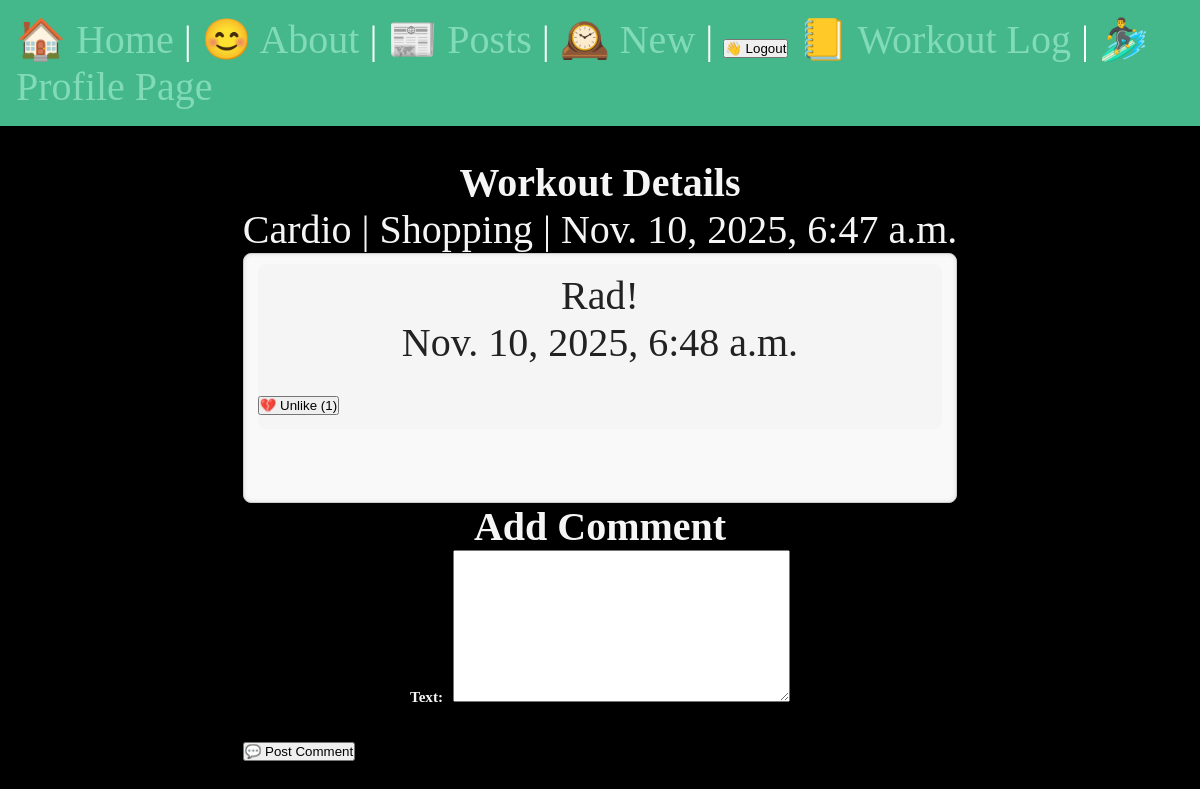
Page /fitness/cardio/4/ (signed in) on the committed database.
### fitness/models.py (models this page shows, shortened)
class Workout(models.Model):
    date = models.DateTimeField(auto_now_add = True)
    user = models.ForeignKey(User, on_delete=models.CASCADE)  # owner, CASCADE means workouts are deleted if user is deleted
    class Meta: # Makes Workout an Abstract Base Class
        abstract = True

class Cardio(Workout):
    activity = models.CharField(max_length = 75)
    duration = models.FloatField(default = 60)
    @property
    def workout_type(self):
        return 'cardio'

class Comment(models.Model):
    user = models.ForeignKey('auth.User', on_delete=models.CASCADE)
    text = models.TextField()
    created_at = models.DateTimeField(auto_now_add=True)
    content_type = models.ForeignKey(ContentType, on_delete=models.CASCADE)
    object_id = models.PositiveIntegerField()
    workout = GenericForeignKey('content_type', 'object_id')

### fitness/views.py (the view)
# urls.py: path('<str:workout_type>/<int:workout_id>/', views.add_comment,
@login_required(login_url = "/user/login/")
def add_comment(request, workout_type, workout_id):
    if workout_type == 'cardio':
        model = Cardio
    elif workout_type == 'gym':
        model = Gym
    else:
        return redirect('fitness:workout_log')#invalid workout
    workout = get_object_or_404(model, pk = workout_id) #pk = "Primary Key" (fetch the row in model whose primary key equals workout_id)
    ct = ContentType.objects.get_for_model(workout)
    like_count = Like.objects.filter(content_type = ct, object_id = workout.id).count()
    user_liked = Like.objects.filter(content_type = ct, object_id = workout.id, user=request.user).exists()
    if request.method == "POST":
        form = CommentForm(request.POST)
        if form.is_valid():
            comment = form.save(commit=False)
            comment.user = request.user
            comment.workout = workout
            comment.save()
            return redirect('fitness:workout_log')
    else:
        form = CommentForm()
        comments = Comment.objects.filter(content_type = ContentType.objects.get_for_model(workout), object_id = workout.id)
        context = {
        'workout': workout,
        'workout_type': workout_type,
        'form': form,
        'comments': comments,
        'like_count' : like_count,
        'user_liked' : user_liked }
        return render(request, 'fitness/details.html', context )

### fitness/forms.py
class CommentForm(forms.ModelForm):
    class Meta:
        model = models.Comment
        fields = ['text']

### fitness/templates/fitness/details.html (shortened to what this page needs)
{% extends 'layout.html' %}
{% block content %}
    <section>
    <h1>Workout Details</h1>
        <p>{{workout_type|title}} | {{workout.activity}} |
             {{workout.date}} </p>
    <div class="comments-container">
    {% if comments %}
        {%for comment in comments%}
            <div class="comment">
            <p>{{comment.text}} </p>
            <p>{{comment.created_at}} </p>
            <form method="post"
                action="{% url 'fitness:toggle_like' workout_type workout.id %}"
                style="display:inline;">
                <button type="submit">
                    {% if user_liked %}💔 Unlike{% else %}❤️ Like{% endif %}
                    ({{ like_count }})
                </button>
            </form>
            </div>
        {% endfor %}
    {% else %}
        <p>No comments yet, you can write the first!</p>
    {% endif %}
    </div>
     <h1> Add Comment</h1>
     <form class = "form-with-validation" action = "{% url 'fitness:add_comment' workout.workout_type workout.id %}" method = "post" enctype = "multipart/form-data">
     {{ form.as_p }}
     <button type = "submit" style=  "font-size: 10 rem;" >💬 Post Comment</button>
     </form>
    </section>
{% endblock %}

### static/css/style.css (style rules this page uses)
* { margin:0; padding: 0; box-sizing: border-box; }
body { min-height: 100vh; display: flex; place-content: center; font-size: 3rem; background-color: black; color: whitesmoke; flex-flow: column; }
h1, p { font-size: 2.5rem; text-align: center; }
.form-with-validation label { font-size: 0.95rem; font-weight: 600; }
.comment { background: #f5f5f5; padding: 1rem; border-radius: 8px; margin-bottom: 1rem; }
.comments-container { height: 250px; overflow-y: auto; padding: 10px 14px; background: #f9f9f9; border-radius: 8px; border: 1px solid #ccc; box-shadow: inset 0 0 5px rgba(0,0,0,0.1); }
.comment { border-bottom: 1px solid #ddd; padding: 8px 0; color: #222; }
.comment:last-child { border-bottom: none; }

### rows in the picture
Cardio: activity "Shopping", date "Nov. 10, 2025, 6:47 a.m."
Comment: text "Rad!", created_at "Nov. 10, 2025, 6:48 a.m.", like_count "1"

### other values in the picture
{{ workout_type|title }} "Cardio"
